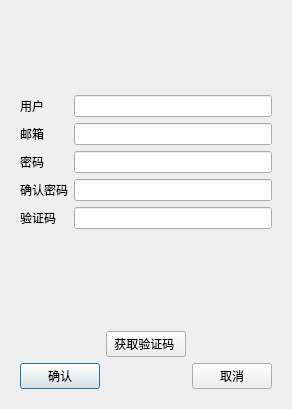
<?xml version="1.0" encoding="UTF-8"?>
<ui version="4.0">
 <class>register_dialog</class>
 <widget class="QDialog" name="register_dialog">
  <property name="geometry">
   <rect>
    <x>0</x>
    <y>0</y>
    <width>272</width>
    <height>409</height>
   </rect>
  </property>
  <property name="windowTitle">
   <string>Dialog</string>
  </property>
  <layout class="QVBoxLayout" name="verticalLayout">
   <item>
    <spacer name="verticalSpacer_2">
     <property name="orientation">
      <enum>Qt::Vertical</enum>
     </property>
     <property name="sizeHint" stdset="0">
      <size>
       <width>20</width>
       <height>45</height>
      </size>
     </property>
    </spacer>
   </item>
   <item>
    <widget class="QLabel" name="error_tip">
     <property name="text">
      <string/>
     </property>
     <property name="alignment">
      <set>Qt::AlignCenter</set>
     </property>
    </widget>
   </item>
   <item>
    <widget class="QWidget" name="widget" native="true">
     <layout class="QGridLayout" name="gridLayout">
      <item row="1" column="0">
       <widget class="QLabel" name="label_2">
        <property name="text">
         <string>邮箱</string>
        </property>
       </widget>
      </item>
      <item row="4" column="0">
       <widget class="QLabel" name="label_9">
        <property name="text">
         <string>验证码</string>
        </property>
       </widget>
      </item>
      <item row="0" column="0">
       <widget class="QLabel" name="label">
        <property name="text">
         <string>用户</string>
        </property>
       </widget>
      </item>
      <item row="3" column="0">
       <widget class="QLabel" name="label_3">
        <property name="text">
         <string>确认密码</string>
        </property>
       </widget>
      </item>
      <item row="2" column="0">
       <widget class="QLabel" name="label_4">
        <property name="text">
         <string>密码</string>
        </property>
       </widget>
      </item>
      <item row="2" column="1">
       <widget class="QLineEdit" name="pass_edit"/>
      </item>
      <item row="1" column="1">
       <widget class="QLineEdit" name="email_edit"/>
      </item>
      <item row="0" column="1">
       <widget class="QLineEdit" name="user_edit"/>
      </item>
      <item row="4" column="1">
       <widget class="QLineEdit" name="varify_edit"/>
      </item>
      <item row="3" column="1">
       <widget class="QLineEdit" name="confirm_edit"/>
      </item>
     </layout>
    </widget>
   </item>
   <item>
    <widget class="QWidget" name="widget_3" native="true">
     <layout class="QHBoxLayout" name="horizontalLayout"/>
    </widget>
   </item>
   <item>
    <spacer name="verticalSpacer">
     <property name="orientation">
      <enum>Qt::Vertical</enum>
     </property>
     <property name="sizeHint" stdset="0">
      <size>
       <width>20</width>
       <height>44</height>
      </size>
     </property>
    </spacer>
   </item>
   <item>
    <widget class="QWidget" name="widget_2" native="true">
     <layout class="QGridLayout" name="gridLayout_2">
      <item row="0" column="0">
       <spacer name="horizontalSpacer">
        <property name="orientation">
         <enum>Qt::Horizontal</enum>
        </property>
        <property name="sizeHint" stdset="0">
         <size>
          <width>77</width>
          <height>20</height>
         </size>
        </property>
       </spacer>
      </item>
      <item row="1" column="0">
       <widget class="QPushButton" name="sure_btu">
        <property name="text">
         <string>确认</string>
        </property>
       </widget>
      </item>
      <item row="0" column="1">
       <widget class="QPushButton" name="getVerificationCodeButton">
        <property name="text">
         <string>获取验证码 </string>
        </property>
       </widget>
      </item>
      <item row="0" column="2">
       <spacer name="horizontalSpacer_2">
        <property name="orientation">
         <enum>Qt::Horizontal</enum>
        </property>
        <property name="sizeHint" stdset="0">
         <size>
          <width>40</width>
          <height>20</height>
         </size>
        </property>
       </spacer>
      </item>
      <item row="1" column="2">
       <widget class="QPushButton" name="cancel_btn">
        <property name="text">
         <string>取消</string>
        </property>
       </widget>
      </item>
     </layout>
    </widget>
   </item>
  </layout>
 </widget>
 <resources/>
 <connections/>
</ui>
